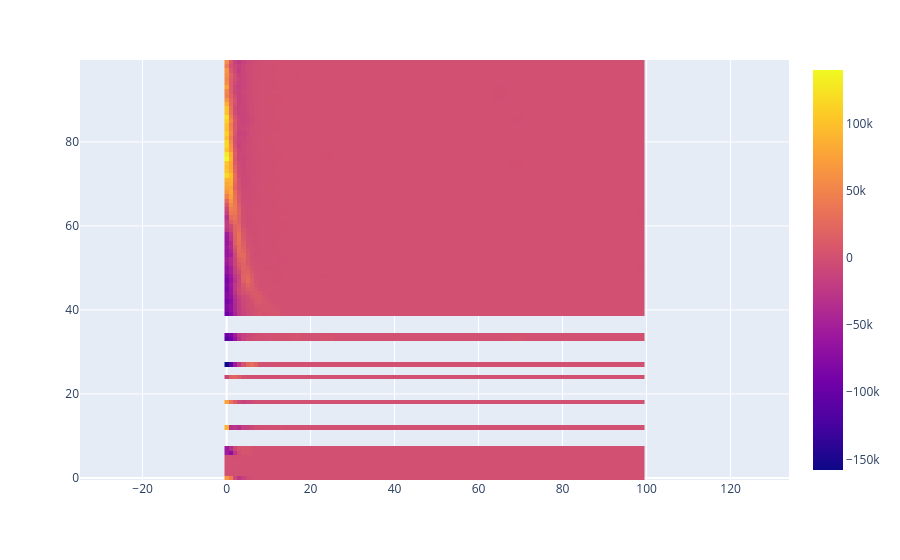

Source (notebook cell):
### Code cell
from spice_net.plotting import plot_hcm

plot_hcm(correlation_matrix)

### Figure 1 — Plotly figure (JSON) as saved in the notebook; plotly's stock layout.template omitted (floating-point values rounded to 4 significant figures; data arrays with more than 128 entries replaced by an {"elided": "..."} marker saying what was removed)
{"data": [{"coloraxis": "coloraxis", "hovertemplate": "x: %{x}<br>y: %{y}<br>color: %{z}<extra></extra>", "name": "0", "type": "heatmap", "xaxis": "x", "yaxis": "y", "z": {"elided": "100x100 float values"}}], "layout": {"coloraxis": {"colorscale": [[0, "#0d0887"], [0.1111, "#46039f"], [0.2222, "#7201a8"], [0.3333, "#9c179e"], [0.4444, "#bd3786"], [0.5556, "#d8576b"], [0.6667, "#ed7953"], [0.7778, "#fb9f3a"], [0.8889, "#fdca26"], [1, "#f0f921"]]}, "margin": {"t": 60}, "xaxis": {"anchor": "y", "domain": [0, 1]}, "yaxis": {"anchor": "x", "autorange": "min", "domain": [0, 1], "scaleanchor": "x"}}}
